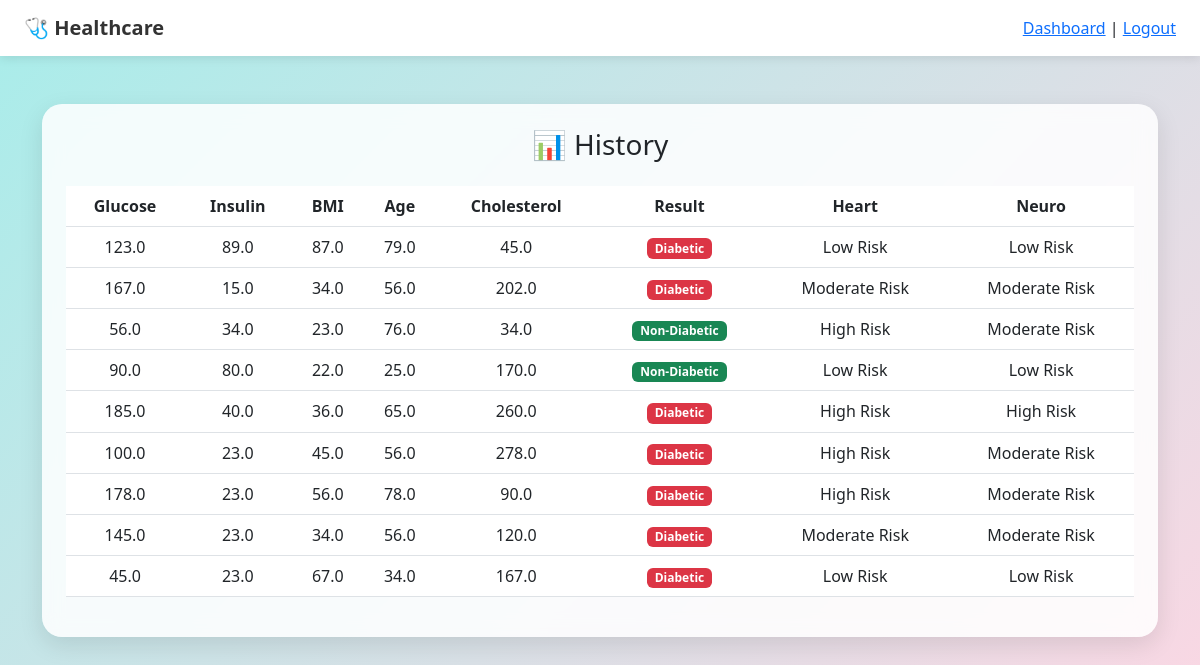
The app's page /history (signed in) with its own data.
### app.py (models this page shows)
class History(db.Model):
    id = db.Column(db.Integer, primary_key=True)
    username = db.Column(db.String(100))
    glucose = db.Column(db.Float)
    insulin = db.Column(db.Float)
    bmi = db.Column(db.Float)
    age = db.Column(db.Float)
    cholesterol = db.Column(db.Float)
    result = db.Column(db.String(50))
    heart_risk = db.Column(db.String(50))
    neuro_risk = db.Column(db.String(50))

### app.py (the view)
@app.route('/history')
def history():
    if 'user' not in session:
        return redirect('/login')
    records = History.query.filter_by(username=session['user']).all()
    return render_template('history.html', records=records)

### templates/history.html (shortened to what this page needs)
<!DOCTYPE html>
<html>
<head>
<link href="https://cdn.jsdelivr.net/npm/bootstrap@5.3.0/dist/css/bootstrap.min.css" rel="stylesheet">
<link rel="stylesheet" href="{{ url_for('static', filename='style.css') }}">
</head>
<body>
<nav class="navbar px-4">
    <span class="navbar-brand">🩺 Healthcare</span>
    <div>
        <a href="/">Dashboard</a> |
        <a href="/logout">Logout</a>
    </div>
</nav>
<div class="container mt-5">
<div class="card p-4">
<h3 class="text-center mb-4">📊 History</h3>
<table class="table table-hover text-center">
<thead>
<tr>
<th>Glucose</th>
<th>Insulin</th>
<th>BMI</th>
<th>Age</th>
<th>Cholesterol</th>
<th>Result</th>
<th>Heart</th>
<th>Neuro</th>
</tr>
</thead>
<tbody>
{% for r in records %}
<tr>
<td>{{ r.glucose }}</td>
<td>{{ r.insulin }}</td>
<td>{{ r.bmi }}</td>
<td>{{ r.age }}</td>
<td>{{ r.cholesterol }}</td>
<td>
<span class="badge {{ 'bg-danger' if r.result=='Diabetic' else 'bg-success' }}">
{{ r.result }}
</span>
</td>
<td>{{ r.heart_risk }}</td>
<td>{{ r.neuro_risk }}</td>
</tr>
{% endfor %}
</tbody>
</table>
</div>
</div>
</body>
</html>

### static/style.css (style rules this page uses)
body { font-family: 'Segoe UI', sans-serif; background: linear-gradient(135deg, #a8edea, #fed6e3); min-height: 100vh; }
.navbar { background: white !important; box-shadow: 0 2px 10px rgba(0,0,0,0.1); }
.navbar-brand { font-weight: bold; color: #333 !important; }
.card { border-radius: 20px; border: none; background: rgba(255, 255, 255, 0.85); backdrop-filter: blur(10px); box-shadow: 0 8px 25px rgba(0,0,0,0.1); }

### records on screen
History: glucose "123.0", insulin "89.0", bmi "87.0", age "79.0", cholesterol "45.0", result "Diabetic", heart_risk "Low Risk", neuro_risk "Low Risk"
History: glucose "167.0", insulin "15.0", bmi "34.0", age "56.0", cholesterol "202.0", result "Diabetic", heart_risk "Moderate Risk", neuro_risk "Moderate Risk"
History: glucose "56.0", insulin "34.0", bmi "23.0", age "76.0", cholesterol "34.0", result "Non-Diabetic", heart_risk "High Risk", neuro_risk "Moderate Risk"
History: glucose "90.0", insulin "80.0", bmi "22.0", age "25.0", cholesterol "170.0", result "Non-Diabetic", heart_risk "Low Risk", neuro_risk "Low Risk"
History: glucose "185.0", insulin "40.0", bmi "36.0", age "65.0", cholesterol "260.0", result "Diabetic", heart_risk "High Risk", neuro_risk "High Risk"
History: glucose "100.0", insulin "23.0", bmi "45.0", age "56.0", cholesterol "278.0", result "Diabetic", heart_risk "High Risk", neuro_risk "Moderate Risk"
History: glucose "178.0", insulin "23.0", bmi "56.0", age "78.0", cholesterol "90.0", result "Diabetic", heart_risk "High Risk", neuro_risk "Moderate Risk"
History: glucose "145.0", insulin "23.0", bmi "34.0", age "56.0", cholesterol "120.0", result "Diabetic", heart_risk "Moderate Risk", neuro_risk "Moderate Risk"
History: glucose "45.0", insulin "23.0", bmi "67.0", age "34.0", cholesterol "167.0", result "Diabetic", heart_risk "Low Risk", neuro_risk "Low Risk"
